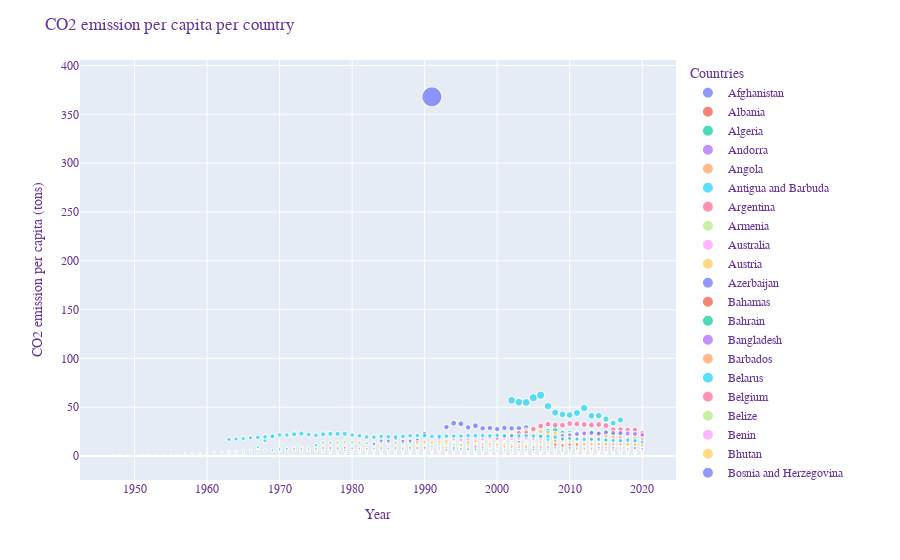

Write notebook code for a chart like this one.
### Markdown cell above
#### 2.5 First visualization and further improvements

We can find extreme values by doing some simple graphs. Below we can see that Kuwait had 6 x more per capita emissions in 1991 than any other country. It makes sense to remove Kuwait.

### Code cell
fig = px.scatter(df_historic_clean, y="co2_per_capita", x="year",
                 size="co2_per_capita", color="country", hover_name="country",
                 log_x=False)

fig.update_layout(
    title="CO2 emission per capita per country",
    xaxis_title="Year",
    yaxis_title="CO2 emission per capita (tons)",
    legend_title="Countries",
    font=dict(
        family="Courier New, monospace",
        size=12,
        color="RebeccaPurple"
    )
)
fig.show()
